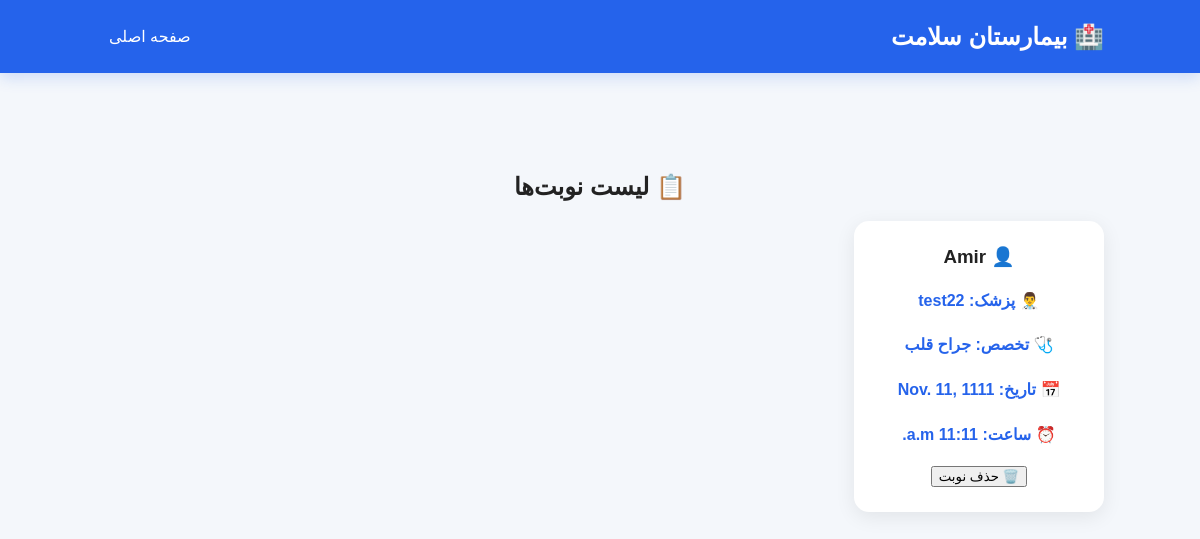
The page /appointments/ (signed in) on the database its author committed.
### hospital/models.py (models this page shows, shortened)
class Appointment(models.Model):
    STATUS_CHOICES = [
        ("pending", "در انتظار"),
        ("confirmed", "تأیید شده"),
        ("cancelled", "لغو شده"),
        ("completed", "انجام شده"),
    ]
    patient = models.ForeignKey(
        User,
        on_delete=models.CASCADE,
        null=True,
        blank=True
    )
    patient_name = models.CharField(max_length=100)
    doctor = models.ForeignKey(
        Doctor,
        on_delete=models.CASCADE
    )
    date = models.DateField()
    time = models.TimeField()
    status = models.CharField(
        max_length=20,
        choices=STATUS_CHOICES,
        default="pending"
    )

class Doctor(models.Model):
    name = models.CharField(max_length=100)
    specialty = models.CharField(max_length=100)
    phone = models.CharField(max_length=20)

### hospital/views.py (the view)
# urls.py: path("appointments/", appointments, name="appointments"),
@login_required(login_url="/login/")
def appointments(request):
    appointments = Appointment.objects.filter(
        patient=request.user
    ).order_by("-date", "-time")
    return render(
        request,
        "appointments.html",
        {
            "appointments": appointments
        }
    )

### Templates/appointments.html (shortened to what this page needs)
{% load static %}
<!DOCTYPE html>
<html lang="fa" dir="rtl">
<head>
    <link rel="stylesheet" href="{% static 'css/style.css' %}">
</head>
<body>
    <nav>
        <h2>🏥 بیمارستان سلامت</h2>
        <a href="{% url 'home' %}">
            صفحه اصلی
        </a>
    </nav>
    <section class="doctors">
        <h1>📋 لیست نوبت‌ها</h1>
        {% for item in appointments %}
            <div class="doctor-card">
                <h3>
                    👤 {{ item.patient_name }}
                </h3>
                <p>
                    👨‍⚕️ پزشک:
                    {{ item.doctor.name }}
                </p>
                <p>
                    🩺 تخصص:
                    {{ item.doctor.specialty }}
                </p>
                <p>
                    📅 تاریخ:
                    {{ item.date }}
                </p>
                <p>
                    ⏰ ساعت:
                    {{ item.time }}
                </p>
                <form
                    method="POST"
                    action="{% url 'delete_appointment' item.id %}"
                >
                    <button type="submit">
                        🗑️ حذف نوبت
                    </button>
                </form>
            </div>
        {% empty %}
            <p>
                هنوز هیچ نوبتی ثبت نشده است.
            </p>
        {% endfor %}
    </section>
</body>
</html>

### static/css/style.css (style rules this page uses)
* { box-sizing: border-box; }
html { scroll-behavior: smooth; }
body { margin: 0; font-family: Arial, sans-serif; background: #f4f7fb; color: #222; }
nav { background: #2563eb; color: white; padding: 18px 8%; display: flex; justify-content: space-between; align-items: center; gap: 20px; box-shadow: 0 4px 15px rgba(37, 99, 235, 0.2); animation: navDown 0.6s ease; }
nav h2 { margin: 0; }
nav a { color: white; text-decoration: none; padding: 9px 13px; border-radius: 8px; transition: 0.3s ease; }
.doctors { padding: 50px 8%; text-align: center; }
.doctors h1, .doctors h2 { animation: fadeUp 0.7s ease; }
.doctor-card { background: white; width: 250px; padding: 25px; border-radius: 15px; box-shadow: 0 5px 20px rgba(0, 0, 0, 0.08); transition: transform 0.3s ease, box-shadow 0.3s ease; animation: cardAppear 0.6s ease both; }
.doctor-card h3 { margin-top: 0; }
.doctor-card p { color: #555; line-height: 1.8; }
.doctors { padding: 80px 8%; }
.doctor-card { transition: transform 0.3s ease, box-shadow 0.3s ease; animation: fadeUp 0.7s ease; }
.doctor-card p { color: #2563eb; font-weight: bold; }

### rows shown on the page
Appointment: patient_name "Amir", doctor.name "test22", doctor.specialty "جراح قلب", date "Nov. 11, 1111", time "11:11 a.m."
